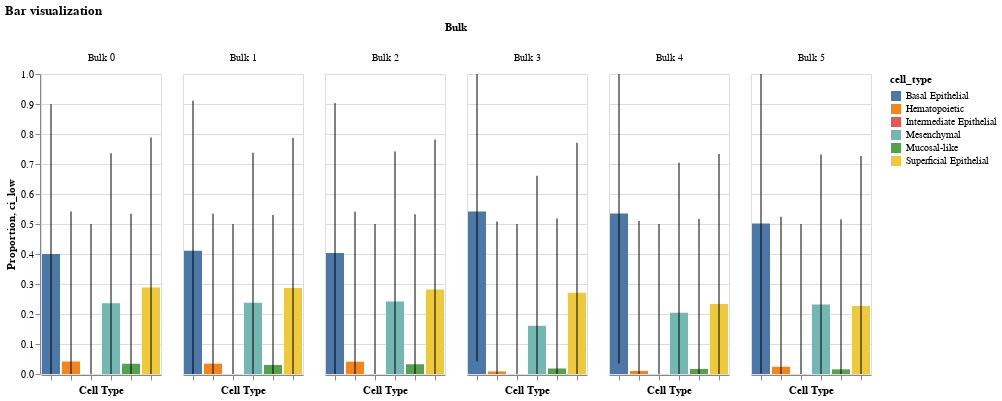

Notebook code for this chart:
### Code cell
model.plot_proportions('bar').properties(title="Bar visualization ")

### Figure 1 — Vega-Lite specification as saved in the notebook (floating-point values rounded to 4 significant figures)
{"config": {"view": {"continuousWidth": 400, "continuousHeight": 300}}, "data": {"name": "data-6c92d27cb95caa5477fabf672f5daad5"}, "facet": {"column": {"field": "index", "title": "Bulk", "type": "nominal"}}, "spec": {"layer": [{"mark": "bar", "encoding": {"color": {"field": "cell_type", "type": "nominal"}, "x": {"axis": {"labels": false, "title": "Cell Type"}, "field": "cell_type", "type": "nominal"}, "y": {"axis": {"title": "Proportion"}, "field": "proportion", "type": "quantitative"}}}, {"mark": "errorbar", "encoding": {"x": {"axis": {"labels": false, "title": "Cell Type"}, "field": "cell_type", "type": "nominal"}, "y": {"field": "ci_low", "type": "quantitative"}, "y2": {"field": "ci_high"}}}]}, "title": "Bar visualization ", "$schema": "https://vega.github.io/schema/vega-lite/v4.17.0.json", "datasets": {"data-6c92d27cb95caa5477fabf672f5daad5": [{"index": "Bulk 0", "cell_type": "Basal Epithelial", "proportion": 0.3997, "ci_err": 0.5, "ci_low": 0.0, "ci_high": 0.8997}, {"index": "Bulk 1", "cell_type": "Basal Epithelial", "proportion": 0.4111, "ci_err": 0.5, "ci_low": 0.0, "ci_high": 0.9111}, {"index": "Bulk 2", "cell_type": "Basal Epithelial", "proportion": 0.4031, "ci_err": 0.5, "ci_low": 0.0, "ci_high": 0.9031}, {"index": "Bulk 3", "cell_type": "Basal Epithelial", "proportion": 0.5417, "ci_err": 0.5, "ci_low": 0.04168, "ci_high": 1.0}, {"index": "Bulk 4", "cell_type": "Basal Epithelial", "proportion": 0.5349, "ci_err": 0.5, "ci_low": 0.03489, "ci_high": 1.0}, {"index": "Bulk 5", "cell_type": "Basal Epithelial", "proportion": 0.5016, "ci_err": 0.5, "ci_low": 0.001589, "ci_high": 1.0}, {"index": "Bulk 0", "cell_type": "Hematopoietic", "proportion": 0.04172, "ci_err": 0.5, "ci_low": 0.0, "ci_high": 0.5417}, {"index": "Bulk 1", "cell_type": "Hematopoietic", "proportion": 0.03454, "ci_err": 0.5, "ci_low": 0.0, "ci_high": 0.5345}, {"index": "Bulk 2", "cell_type": "Hematopoietic", "proportion": 0.04093, "ci_err": 0.5, "ci_low": 0.0, "ci_high": 0.5409}, {"index": "Bulk 3", "cell_type": "Hematopoietic", "proportion": 0.008452, "ci_err": 0.5, "ci_low": 0.0, "ci_high": 0.5085}, {"index": "Bulk 4", "cell_type": "Hematopoietic", "proportion": 0.01018, "ci_err": 0.5, "ci_low": 0.0, "ci_high": 0.5102}, {"index": "Bulk 5", "cell_type": "Hematopoietic", "proportion": 0.02406, "ci_err": 0.5, "ci_low": 0.0, "ci_high": 0.5241}, {"index": "Bulk 0", "cell_type": "Intermediate Epithelial", "proportion": 0.0, "ci_err": 0.5, "ci_low": 0.0, "ci_high": 0.5}, {"index": "Bulk 1", "cell_type": "Intermediate Epithelial", "proportion": 0.0, "ci_err": 0.5, "ci_low": 0.0, "ci_high": 0.5}, {"index": "Bulk 2", "cell_type": "Intermediate Epithelial", "proportion": 0.0, "ci_err": 0.5, "ci_low": 0.0, "ci_high": 0.5}, {"index": "Bulk 3", "cell_type": "Intermediate Epithelial", "proportion": 0.0, "ci_err": 0.5, "ci_low": 0.0, "ci_high": 0.5}, {"index": "Bulk 4", "cell_type": "Intermediate Epithelial", "proportion": 0.0, "ci_err": 0.5, "ci_low": 0.0, "ci_high": 0.5}, {"index": "Bulk 5", "cell_type": "Intermediate Epithelial", "proportion": 0.0, "ci_err": 0.5, "ci_low": 0.0, "ci_high": 0.5}, {"index": "Bulk 0", "cell_type": "Mesenchymal", "proportion": 0.2359, "ci_err": 0.5, "ci_low": 0.0, "ci_high": 0.7359}, {"index": "Bulk 1", "cell_type": "Mesenchymal", "proportion": 0.2376, "ci_err": 0.5, "ci_low": 0.0, "ci_high": 0.7376}, {"index": "Bulk 2", "cell_type": "Mesenchymal", "proportion": 0.2419, "ci_err": 0.5, "ci_low": 0.0, "ci_high": 0.7419}, {"index": "Bulk 3", "cell_type": "Mesenchymal", "proportion": 0.1607, "ci_err": 0.5, "ci_low": 0.0, "ci_high": 0.6607}, {"index": "Bulk 4", "cell_type": "Mesenchymal", "proportion": 0.2045, "ci_err": 0.5, "ci_low": 0.0, "ci_high": 0.7045}, {"index": "Bulk 5", "cell_type": "Mesenchymal", "proportion": 0.2318, "ci_err": 0.5, "ci_low": 0.0, "ci_high": 0.7318}, {"index": "Bulk 0", "cell_type": "Mucosal-like", "proportion": 0.0342, "ci_err": 0.5, "ci_low": 0.0, "ci_high": 0.5342}, {"index": "Bulk 1", "cell_type": "Mucosal-like", "proportion": 0.03003, "ci_err": 0.5, "ci_low": 0.0, "ci_high": 0.53}, {"index": "Bulk 2", "cell_type": "Mucosal-like", "proportion": 0.03243, "ci_err": 0.5, "ci_low": 0.0, "ci_high": 0.5324}, {"index": "Bulk 3", "cell_type": "Mucosal-like", "proportion": 0.01835, "ci_err": 0.5, "ci_low": 0.0, "ci_high": 0.5184}, {"index": "Bulk 4", "cell_type": "Mucosal-like", "proportion": 0.01695, "ci_err": 0.5, "ci_low": 0.0, "ci_high": 0.5169}, {"index": "Bulk 5", "cell_type": "Mucosal-like", "proportion": 0.01551, "ci_err": 0.5, "ci_low": 0.0, "ci_high": 0.5155}, {"index": "Bulk 0", "cell_type": "Superficial Epithelial", "proportion": 0.2884, "ci_err": 0.5, "ci_low": 0.0, "ci_high": 0.7884}, {"index": "Bulk 1", "cell_type": "Superficial Epithelial", "proportion": 0.2867, "ci_err": 0.5, "ci_low": 0.0, "ci_high": 0.7867}, {"index": "Bulk 2", "cell_type": "Superficial Epithelial", "proportion": 0.2817, "ci_err": 0.5, "ci_low": 0.0, "ci_high": 0.7817}, {"index": "Bulk 3", "cell_type": "Superficial Epithelial", "proportion": 0.2708, "ci_err": 0.5, "ci_low": 0.0, "ci_high": 0.7708}, {"index": "Bulk 4", "cell_type": "Superficial Epithelial", "proportion": 0.2335, "ci_err": 0.5, "ci_low": 0.0, "ci_high": 0.7335}, {"index": "Bulk 5", "cell_type": "Superficial Epithelial", "proportion": 0.227, "ci_err": 0.5, "ci_low": 0.0, "ci_high": 0.727}]}}
